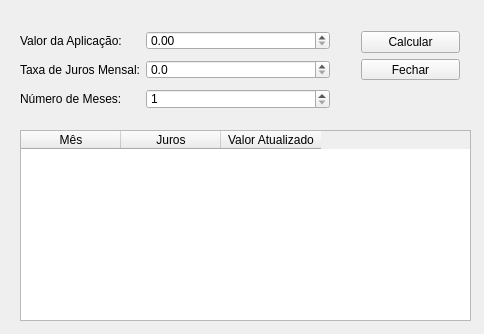
<?xml version="1.0" encoding="UTF-8"?>
<ui version="4.0">
 <class>MainWindow</class>
 <widget class="QMainWindow" name="MainWindow">
  <property name="geometry">
   <rect>
    <x>0</x>
    <y>0</y>
    <width>484</width>
    <height>334</height>
   </rect>
  </property>
  <property name="windowTitle">
   <string>Calculadora de Juros Compostos</string>
  </property>
  <widget class="QWidget" name="centralWidget">
   <widget class="QWidget" name="formLayoutWidget">
    <property name="geometry">
     <rect>
      <x>20</x>
      <y>20</y>
      <width>321</width>
      <height>100</height>
     </rect>
    </property>
    <layout class="QFormLayout" name="formLayout">
     <property name="labelAlignment">
      <set>Qt::AlignLeading|Qt::AlignLeft|Qt::AlignVCenter</set>
     </property>
     <property name="horizontalSpacing">
      <number>6</number>
     </property>
     <property name="verticalSpacing">
      <number>10</number>
     </property>
     <property name="leftMargin">
      <number>0</number>
     </property>
     <item row="0" column="0">
      <widget class="QLabel" name="valor_label">
       <property name="text">
        <string>Valor da Aplicação:</string>
       </property>
      </widget>
     </item>
     <item row="0" column="1">
      <widget class="QDoubleSpinBox" name="valor_doubleSpinBox">
       <property name="maximum">
        <double>99999999999.990005493164063</double>
       </property>
      </widget>
     </item>
     <item row="1" column="0">
      <widget class="QLabel" name="taxa_label">
       <property name="text">
        <string>Taxa de Juros Mensal:</string>
       </property>
      </widget>
     </item>
     <item row="1" column="1">
      <widget class="QDoubleSpinBox" name="taxa_doubleSpinBox">
       <property name="decimals">
        <number>1</number>
       </property>
       <property name="maximum">
        <double>99999.000000000000000</double>
       </property>
       <property name="singleStep">
        <double>0.010000000000000</double>
       </property>
      </widget>
     </item>
     <item row="2" column="0">
      <widget class="QLabel" name="nummeses_label">
       <property name="text">
        <string>Número de Meses:</string>
       </property>
      </widget>
     </item>
     <item row="2" column="1">
      <widget class="QSpinBox" name="nummeses_spinBox">
       <property name="minimum">
        <number>1</number>
       </property>
       <property name="maximum">
        <number>9999999</number>
       </property>
      </widget>
     </item>
    </layout>
   </widget>
   <widget class="QWidget" name="verticalLayoutWidget">
    <property name="geometry">
     <rect>
      <x>350</x>
      <y>20</y>
      <width>121</width>
      <height>71</height>
     </rect>
    </property>
    <layout class="QVBoxLayout" name="verticalLayout">
     <item>
      <widget class="QPushButton" name="calcular_pushButton">
       <property name="text">
        <string>Calcular</string>
       </property>
      </widget>
     </item>
     <item>
      <widget class="QPushButton" name="fechar_pushButton">
       <property name="text">
        <string>Fechar</string>
       </property>
      </widget>
     </item>
    </layout>
   </widget>
   <widget class="QTableWidget" name="valores_tableWidget">
    <property name="geometry">
     <rect>
      <x>20</x>
      <y>130</y>
      <width>451</width>
      <height>191</height>
     </rect>
    </property>
    <property name="editTriggers">
     <set>QAbstractItemView::NoEditTriggers</set>
    </property>
    <property name="selectionMode">
     <enum>QAbstractItemView::SingleSelection</enum>
    </property>
    <property name="selectionBehavior">
     <enum>QAbstractItemView::SelectRows</enum>
    </property>
    <property name="showGrid">
     <bool>true</bool>
    </property>
    <property name="gridStyle">
     <enum>Qt::SolidLine</enum>
    </property>
    <attribute name="horizontalHeaderVisible">
     <bool>true</bool>
    </attribute>
    <attribute name="horizontalHeaderCascadingSectionResizes">
     <bool>false</bool>
    </attribute>
    <attribute name="horizontalHeaderMinimumSectionSize">
     <number>60</number>
    </attribute>
    <attribute name="horizontalHeaderStretchLastSection">
     <bool>false</bool>
    </attribute>
    <attribute name="verticalHeaderVisible">
     <bool>false</bool>
    </attribute>
    <column>
     <property name="text">
      <string>Mês</string>
     </property>
    </column>
    <column>
     <property name="text">
      <string>Juros</string>
     </property>
    </column>
    <column>
     <property name="text">
      <string>Valor Atualizado</string>
     </property>
    </column>
   </widget>
  </widget>
 </widget>
 <layoutdefault spacing="6" margin="11"/>
 <resources/>
 <connections/>
</ui>
